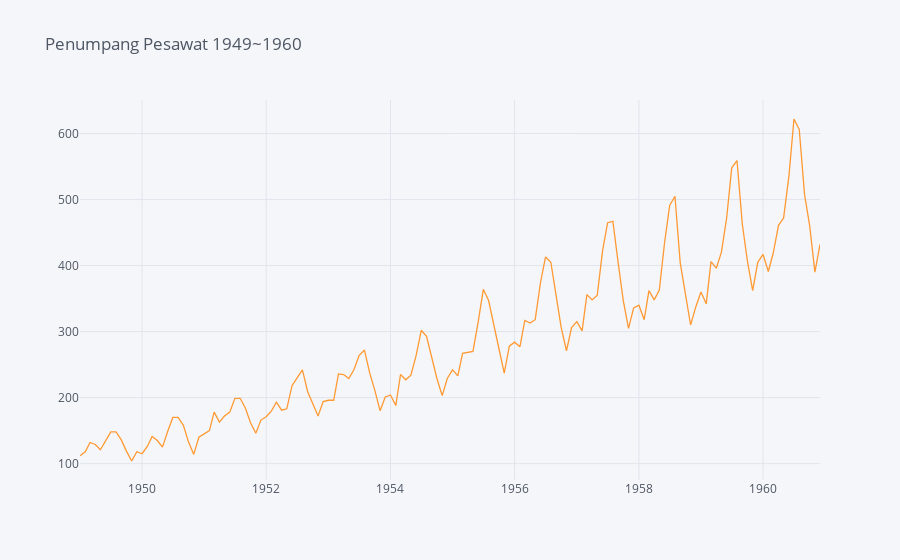

The notebook cell this image was saved under:
### Markdown cell above
# <center><font color="blue"> Visualisasi Data </font></center>

### Code cell
p = df.iplot(title="Penumpang Pesawat 1949~1960")
# Nampak jelas adanya Trend

### Figure 1 — Plotly figure (JSON) as saved in the notebook; plotly's stock layout.template omitted (floating-point values rounded to 4 significant figures; data arrays with more than 128 entries replaced by an {"elided": "..."} marker saying what was removed)
{"data": [{"line": {"color": "rgba(255, 153, 51, 1.0)", "dash": "solid", "shape": "linear", "width": 1.3}, "mode": "lines", "name": "Passengers", "text": "", "type": "scatter", "x": {"elided": "144 str values"}, "y": {"elided": "144 int values"}}], "layout": {"legend": {"bgcolor": "#F5F6F9", "font": {"color": "#4D5663"}}, "paper_bgcolor": "#F5F6F9", "plot_bgcolor": "#F5F6F9", "title": {"font": {"color": "#4D5663"}, "text": "Penumpang Pesawat 1949~1960"}, "xaxis": {"gridcolor": "#E1E5ED", "showgrid": true, "tickfont": {"color": "#4D5663"}, "title": {"font": {"color": "#4D5663"}, "text": ""}, "zerolinecolor": "#E1E5ED"}, "yaxis": {"gridcolor": "#E1E5ED", "showgrid": true, "tickfont": {"color": "#4D5663"}, "title": {"font": {"color": "#4D5663"}, "text": ""}, "zerolinecolor": "#E1E5ED"}}}
